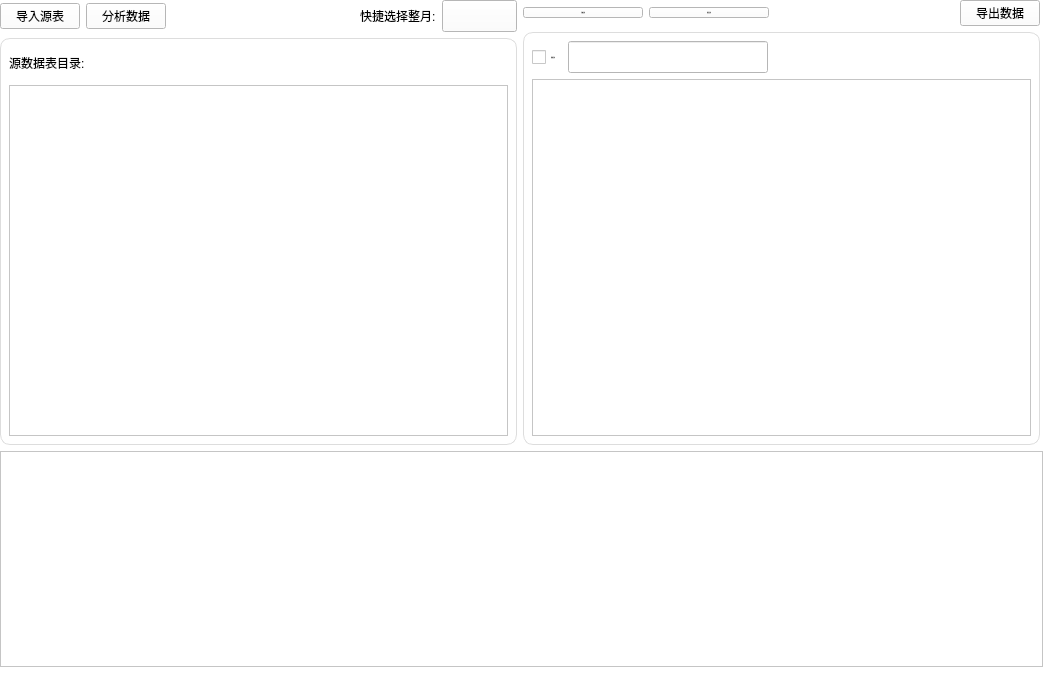
<?xml version="1.0" encoding="UTF-8"?>
<ui version="4.0">
 <class>home_widget</class>
 <widget class="QWidget" name="home_widget">
  <property name="geometry">
   <rect>
    <x>0</x>
    <y>0</y>
    <width>1049</width>
    <height>673</height>
   </rect>
  </property>
  <property name="windowTitle">
   <string>数据导出</string>
  </property>
  <property name="styleSheet">
   <string notr="true">QWidget {
	background-color: #fff;
}</string>
  </property>
  <layout class="QVBoxLayout" name="verticalLayout" stretch="2,1">
   <property name="leftMargin">
    <number>0</number>
   </property>
   <property name="topMargin">
    <number>0</number>
   </property>
   <property name="rightMargin">
    <number>0</number>
   </property>
   <property name="bottomMargin">
    <number>0</number>
   </property>
   <item>
    <layout class="QHBoxLayout" name="horizontalLayout_8">
     <property name="rightMargin">
      <number>9</number>
     </property>
     <item>
      <layout class="QVBoxLayout" name="verticalLayout_5">
       <item>
        <layout class="QHBoxLayout" name="horizontalLayout_6">
         <item>
          <widget class="PrimaryPushButton" name="btn_import">
           <property name="sizePolicy">
            <sizepolicy hsizetype="Minimum" vsizetype="Fixed">
             <horstretch>0</horstretch>
             <verstretch>0</verstretch>
            </sizepolicy>
           </property>
           <property name="styleSheet">
            <string notr="true">PushButton {
    color: black;
    background: rgba(255, 255, 255, 0.7);
    border: 1px solid rgba(0, 0, 0, 0.073);
    border-bottom: 1px solid rgba(0, 0, 0, 0.183);
    border-radius: 5px;
    /* font: 14px 'Segoe UI', 'Microsoft YaHei'; */
    padding: 5px 12px 6px 12px;
    outline: none;
}

PushButton[hasIcon=false] {
    padding: 5px 12px 6px 12px;
}

PushButton[hasIcon=true] {
    padding: 5px 12px 6px 36px;
}

PushButton:hover {
    background: rgba(249, 249, 249, 0.5);
}

PushButton:pressed {
    color: rgba(0, 0, 0, 0.63);
    background: rgba(249, 249, 249, 0.3);
    border-bottom: 1px solid rgba(0, 0, 0, 0.073);
}

PushButton:disabled {
    color: rgba(0, 0, 0, 0.36);
    background: rgba(249, 249, 249, 0.3);
    border: 1px solid rgba(0, 0, 0, 0.06);
    border-bottom: 1px solid rgba(0, 0, 0, 0.06);
}

PrimaryPushButton {
    color: white;
    background-color: #009faa;
    border: 1px solid #00a7b3;
    border-bottom: 1px solid #007780;
}

PrimaryPushButton:hover {
    background-color: #00a7b3;
    border: 1px solid #2daab3;
    border-bottom: 1px solid #007780;
}

PrimaryPushButton:pressed {
    color: rgba(255, 255, 255, 0.63);
    background-color: #3eabb3;
    border: 1px solid #3eabb3;
}</string>
           </property>
           <property name="text">
            <string>导入源表</string>
           </property>
          </widget>
         </item>
         <item>
          <widget class="PrimaryPushButton" name="btn_analyse">
           <property name="sizePolicy">
            <sizepolicy hsizetype="Minimum" vsizetype="Fixed">
             <horstretch>0</horstretch>
             <verstretch>0</verstretch>
            </sizepolicy>
           </property>
           <property name="styleSheet">
            <string notr="true">PushButton {
    color: black;
    background: rgba(255, 255, 255, 0.7);
    border: 1px solid rgba(0, 0, 0, 0.073);
    border-bottom: 1px solid rgba(0, 0, 0, 0.183);
    border-radius: 5px;
    /* font: 14px 'Segoe UI', 'Microsoft YaHei'; */
    padding: 5px 12px 6px 12px;
    outline: none;
}

PushButton[hasIcon=false] {
    padding: 5px 12px 6px 12px;
}

PushButton[hasIcon=true] {
    padding: 5px 12px 6px 36px;
}

PushButton:hover {
    background: rgba(249, 249, 249, 0.5);
}

PushButton:pressed {
    color: rgba(0, 0, 0, 0.63);
    background: rgba(249, 249, 249, 0.3);
    border-bottom: 1px solid rgba(0, 0, 0, 0.073);
}

PushButton:disabled {
    color: rgba(0, 0, 0, 0.36);
    background: rgba(249, 249, 249, 0.3);
    border: 1px solid rgba(0, 0, 0, 0.06);
    border-bottom: 1px solid rgba(0, 0, 0, 0.06);
}

PrimaryPushButton {
    color: white;
    background-color: #009faa;
    border: 1px solid #00a7b3;
    border-bottom: 1px solid #007780;
}

PrimaryPushButton:hover {
    background-color: #00a7b3;
    border: 1px solid #2daab3;
    border-bottom: 1px solid #007780;
}

PrimaryPushButton:pressed {
    color: rgba(255, 255, 255, 0.63);
    background-color: #3eabb3;
    border: 1px solid #3eabb3;
}</string>
           </property>
           <property name="text">
            <string>分析数据</string>
           </property>
          </widget>
         </item>
         <item>
          <spacer name="horizontalSpacer_3">
           <property name="orientation">
            <enum>Qt::Horizontal</enum>
           </property>
           <property name="sizeHint" stdset="0">
            <size>
             <width>40</width>
             <height>20</height>
            </size>
           </property>
          </spacer>
         </item>
         <item>
          <widget class="BodyLabel" name="BodyLabel_6">
           <property name="minimumSize">
            <size>
             <width>0</width>
             <height>32</height>
            </size>
           </property>
           <property name="text">
            <string>快捷选择整月:</string>
           </property>
          </widget>
         </item>
         <item>
          <widget class="ComboBox" name="combo_month">
           <property name="minimumSize">
            <size>
             <width>75</width>
             <height>32</height>
            </size>
           </property>
           <property name="maximumSize">
            <size>
             <width>75</width>
             <height>16777215</height>
            </size>
           </property>
           <property name="font">
            <font>
             <family>Microsoft YaHei</family>
             <pointsize>10</pointsize>
             <bold>false</bold>
            </font>
           </property>
           <property name="toolTip">
            <string>在源数据表所有日期包含的月份中快速选取整月范围</string>
           </property>
           <property name="text">
            <string/>
           </property>
           <property name="checkable">
            <bool>false</bool>
           </property>
           <property name="checked">
            <bool>false</bool>
           </property>
          </widget>
         </item>
        </layout>
       </item>
       <item>
        <widget class="QWidget" name="qwidget1" native="true">
         <property name="font">
          <font>
           <family>Microsoft YaHei</family>
           <pointsize>10</pointsize>
          </font>
         </property>
         <property name="styleSheet">
          <string notr="true">QWidget#qwidget1 {
	border: 1px solid #ddd;
	border-radius: 10px;
} </string>
         </property>
         <layout class="QVBoxLayout" name="verticalLayout_4">
          <item>
           <layout class="QHBoxLayout" name="horizontalLayout">
            <item>
             <widget class="StrongBodyLabel" name="StrongBodyLabel">
              <property name="sizePolicy">
               <sizepolicy hsizetype="Fixed" vsizetype="Preferred">
                <horstretch>0</horstretch>
                <verstretch>0</verstretch>
               </sizepolicy>
              </property>
              <property name="minimumSize">
               <size>
                <width>0</width>
                <height>32</height>
               </size>
              </property>
              <property name="text">
               <string>源数据表目录: </string>
              </property>
             </widget>
            </item>
            <item>
             <widget class="BodyLabel" name="label_data_dir">
              <property name="minimumSize">
               <size>
                <width>0</width>
                <height>32</height>
               </size>
              </property>
              <property name="text">
               <string/>
              </property>
              <property name="textInteractionFlags">
               <set>Qt::LinksAccessibleByMouse|Qt::TextSelectableByMouse</set>
              </property>
             </widget>
            </item>
           </layout>
          </item>
          <item>
           <widget class="ListWidget" name="list_widget_file">
            <property name="font">
             <font>
              <family>Microsoft YaHei</family>
              <pointsize>10</pointsize>
             </font>
            </property>
            <property name="focusPolicy">
             <enum>Qt::StrongFocus</enum>
            </property>
            <property name="styleSheet">
             <string notr="true">ListView,
ListWidget {
    background: #fff;
    outline: none;
    /* border: none; */
	border-top: 1px solid #ddd;
    /* font: 13px 'Segoe UI', 'Microsoft YaHei'; */
    selection-background-color: transparent;
    alternate-background-color: transparent;
    padding-left: 4px;
    padding-right: 4px;
}

ListView::item,
ListWidget::item {
    background: #fff;
    border: 0px;
    padding-left: 11px;
    padding-right: 11px;
    height: 35px;
}


ListView::indicator,
ListWidget::indicator {
    width: 18px;
    height: 18px;
    border-radius: 5px;
    border: 1px solid rgba(0, 0, 0, 0.48);
    background-color: rgba(0, 0, 0, 0.022);
    margin-right: 4px;
}

ListView::indicator:hover,
ListWidget::indicator:hover {
    border: 1px solid rgba(0, 0, 0, 0.56);
    background-color: rgba(0, 0, 0, 0.05);
}

ListView::indicator:pressed,
ListWidget::indicator:pressed {
    border: 1px solid rgba(0, 0, 0, 0.27);
    background-color: rgba(0, 0, 0, 0.12);
}

ListView::indicator:checke,
ListWidget::indicator:checked,
ListView::indicator:indeterminate,
ListWidget::indicator:indeterminate {
    border: 1px solid #009faa;
    background-color: #009faa;
}

ListView::indicator:checked,
ListWidget::indicator:checked {
    image: url(:/qfluentwidgets/images/check_box/Accept_white.svg);
}

ListView::indicator:indeterminate,
ListWidget::indicator:indeterminate {
    image: url(:/qfluentwidgets/images/check_box/PartialAccept_white.svg);
}

ListView::indicator:checked:hove,
ListWidget::indicator:checked:hover,
ListView::indicator:indeterminate:hover,
ListWidget::indicator:indeterminate:hover {
    border: 1px solid #00a7b3;
    background-color: #00a7b3;
}

ListView::indicator:checked:presse,
ListWidget::indicator:checked:pressed,
ListView::indicator:indeterminate:pressed,
ListWidget::indicator:indeterminate:pressed {
    border: 1px solid #3eabb3;
    background-color: #3eabb3;
}

ListView::indicator:disabled,
ListWidget::indicator:disabled {
    border: 1px solid rgba(0, 0, 0, 0.27);
    background-color: transparent;
}

ListView::indicator:checked:disable,
ListWidget::indicator:checked:disabled,
ListView::indicator:indeterminate:disabled,
ListWidget::indicator:indeterminate:disabled {
    border: 1px solid rgb(199, 199, 199);
    background-color: rgb(199, 199, 199);
}</string>
            </property>
            <property name="alternatingRowColors">
             <bool>false</bool>
            </property>
            <property name="selectionMode">
             <enum>QAbstractItemView::NoSelection</enum>
            </property>
            <property name="resizeMode">
             <enum>QListView::Fixed</enum>
            </property>
           </widget>
          </item>
         </layout>
        </widget>
       </item>
      </layout>
     </item>
     <item>
      <layout class="QVBoxLayout" name="verticalLayout_2">
       <item>
        <layout class="QHBoxLayout" name="horizontalLayout_7">
         <item>
          <widget class="CalendarPicker" name="calendar_start">
           <property name="minimumSize">
            <size>
             <width>120</width>
             <height>0</height>
            </size>
           </property>
           <property name="maximumSize">
            <size>
             <width>120</width>
             <height>16777215</height>
            </size>
           </property>
           <property name="font">
            <font>
             <family>Segoe UI</family>
             <pointsize>-1</pointsize>
             <italic>false</italic>
             <bold>false</bold>
            </font>
           </property>
           <property name="toolTip">
            <string>选取导出数据的开始日期 (包含)</string>
           </property>
           <property name="styleSheet">
            <string notr="true">#titleButton {
    font: 14px  'Segoe UI', 'Microsoft YaHei', 'PingFang SC';
    font-weight: 500;
    color: black;
    background-color: transparent;
    border: none;
    margin: 0;
    padding-left: 8px;
    text-align: left;
    border-radius: 5px;
}

#titleButton:hover {
    background-color: rgba(0, 0, 0, 9);
}

#titleButton:pressed {
    background-color: rgba(0, 0, 0, 6);
}

#titleButton:disabled {
    color: rgba(0, 0, 0, 0.4);
}

#weekDayLabel {
    font: 12px  'Segoe UI', 'Microsoft YaHei', 'PingFang SC';
    font-weight: 500;
    color: black;
    background-color: transparent;
    border: none;
    text-align: center;
}

#weekDayGroup {
    background-color: transparent;
}

CalendarViewBase {
    background-color: rgb(255, 255, 255);
    border: 1px solid rgba(0, 0, 0, 0.1);
    border-radius: 8px;
}

ScrollViewBase {
    border: none;
    padding: 0px 1px 0px 1px;
    border-bottom-left-radius: 8px;
    border-bottom-right-radius: 8px;
    border-top: 1px solid rgb(240, 240, 240);
    background-color: transparent;
}

CalendarPicker {
    color: rgba(0, 0, 0, 0.6063);
    background: rgba(255, 255, 255, 0.7);
    border: 1px solid rgba(0, 0, 0, 0.073);
    border-bottom: 1px solid rgba(0, 0, 0, 0.183);
    border-radius: 5px;
    font: 14px  'Segoe UI', 'Microsoft YaHei', 'PingFang SC';
    padding: 5px 32px 6px 12px;
    outline: none;
    text-align: left;
}


CalendarPicker:hover {
    background: rgba(249, 249, 249, 0.5);
}

CalendarPicker:pressed {
    background: rgba(249, 249, 249, 0.3);
    border-bottom: 1px solid rgba(0, 0, 0, 0.073);
}

CalendarPicker:disabled {
    color: rgba(0, 0, 0, 0.36);
    background: rgba(249, 249, 249, 0.3);
    border: 1px solid rgba(0, 0, 0, 0.06);
    border-bottom: 1px solid rgba(0, 0, 0, 0.06);
}

CalendarPicker[hasDate=true] {
    color: black;
}</string>
           </property>
           <property name="text">
            <string>开始日期</string>
           </property>
          </widget>
         </item>
         <item>
          <widget class="CalendarPicker" name="calendar_end">
           <property name="minimumSize">
            <size>
             <width>120</width>
             <height>0</height>
            </size>
           </property>
           <property name="maximumSize">
            <size>
             <width>120</width>
             <height>16777215</height>
            </size>
           </property>
           <property name="font">
            <font>
             <family>Segoe UI</family>
             <pointsize>-1</pointsize>
             <italic>false</italic>
             <bold>false</bold>
            </font>
           </property>
           <property name="toolTip">
            <string>选取导出数据的结束日期 (包含)</string>
           </property>
           <property name="styleSheet">
            <string notr="true">#titleButton {
    font: 14px  'Segoe UI', 'Microsoft YaHei', 'PingFang SC';
    font-weight: 500;
    color: black;
    background-color: transparent;
    border: none;
    margin: 0;
    padding-left: 8px;
    text-align: left;
    border-radius: 5px;
}

#titleButton:hover {
    background-color: rgba(0, 0, 0, 9);
}

#titleButton:pressed {
    background-color: rgba(0, 0, 0, 6);
}

#titleButton:disabled {
    color: rgba(0, 0, 0, 0.4);
}

#weekDayLabel {
    font: 12px  'Segoe UI', 'Microsoft YaHei', 'PingFang SC';
    font-weight: 500;
    color: black;
    background-color: transparent;
    border: none;
    text-align: center;
}

#weekDayGroup {
    background-color: transparent;
}

CalendarViewBase {
    background-color: rgb(255, 255, 255);
    border: 1px solid rgba(0, 0, 0, 0.1);
    border-radius: 8px;
}

ScrollViewBase {
    border: none;
    padding: 0px 1px 0px 1px;
    border-bottom-left-radius: 8px;
    border-bottom-right-radius: 8px;
    border-top: 1px solid rgb(240, 240, 240);
    background-color: transparent;
}

CalendarPicker {
    color: rgba(0, 0, 0, 0.6063);
    background: rgba(255, 255, 255, 0.7);
    border: 1px solid rgba(0, 0, 0, 0.073);
    border-bottom: 1px solid rgba(0, 0, 0, 0.183);
    border-radius: 5px;
    font: 14px  'Segoe UI', 'Microsoft YaHei', 'PingFang SC';
    padding: 5px 32px 6px 12px;
    outline: none;
    text-align: left;
}


CalendarPicker:hover {
    background: rgba(249, 249, 249, 0.5);
}

CalendarPicker:pressed {
    background: rgba(249, 249, 249, 0.3);
    border-bottom: 1px solid rgba(0, 0, 0, 0.073);
}

CalendarPicker:disabled {
    color: rgba(0, 0, 0, 0.36);
    background: rgba(249, 249, 249, 0.3);
    border: 1px solid rgba(0, 0, 0, 0.06);
    border-bottom: 1px solid rgba(0, 0, 0, 0.06);
}

CalendarPicker[hasDate=true] {
    color: black;
}</string>
           </property>
           <property name="text">
            <string>结束日期</string>
           </property>
          </widget>
         </item>
         <item>
          <spacer name="horizontalSpacer_4">
           <property name="orientation">
            <enum>Qt::Horizontal</enum>
           </property>
           <property name="sizeHint" stdset="0">
            <size>
             <width>40</width>
             <height>20</height>
            </size>
           </property>
          </spacer>
         </item>
         <item>
          <widget class="PrimaryPushButton" name="btn_export">
           <property name="sizePolicy">
            <sizepolicy hsizetype="Minimum" vsizetype="Fixed">
             <horstretch>0</horstretch>
             <verstretch>0</verstretch>
            </sizepolicy>
           </property>
           <property name="styleSheet">
            <string notr="true">PushButton {
    color: black;
    background: rgba(255, 255, 255, 0.7);
    border: 1px solid rgba(0, 0, 0, 0.073);
    border-bottom: 1px solid rgba(0, 0, 0, 0.183);
    border-radius: 5px;
    /* font: 14px 'Segoe UI', 'Microsoft YaHei'; */
    padding: 5px 12px 6px 12px;
    outline: none;
}

PushButton[hasIcon=false] {
    padding: 5px 12px 6px 12px;
}

PushButton[hasIcon=true] {
    padding: 5px 12px 6px 36px;
}

PushButton:hover {
    background: rgba(249, 249, 249, 0.5);
}

PushButton:pressed {
    color: rgba(0, 0, 0, 0.63);
    background: rgba(249, 249, 249, 0.3);
    border-bottom: 1px solid rgba(0, 0, 0, 0.073);
}

PushButton:disabled {
    color: rgba(0, 0, 0, 0.36);
    background: rgba(249, 249, 249, 0.3);
    border: 1px solid rgba(0, 0, 0, 0.06);
    border-bottom: 1px solid rgba(0, 0, 0, 0.06);
}

PrimaryPushButton {
    color: white;
    background-color: #009faa;
    border: 1px solid #00a7b3;
    border-bottom: 1px solid #007780;
}

PrimaryPushButton:hover {
    background-color: #00a7b3;
    border: 1px solid #2daab3;
    border-bottom: 1px solid #007780;
}

PrimaryPushButton:pressed {
    color: rgba(255, 255, 255, 0.63);
    background-color: #3eabb3;
    border: 1px solid #3eabb3;
}</string>
           </property>
           <property name="text">
            <string>导出数据</string>
           </property>
          </widget>
         </item>
        </layout>
       </item>
       <item>
        <widget class="QWidget" name="qwidget2" native="true">
         <property name="font">
          <font>
           <family>Microsoft YaHei</family>
           <pointsize>10</pointsize>
          </font>
         </property>
         <property name="styleSheet">
          <string notr="true">QWidget#qwidget2 {
	border: 1px solid #ddd;
	border-radius: 10px;
} </string>
         </property>
         <layout class="QVBoxLayout" name="verticalLayout_3">
          <item>
           <widget class="QWidget" name="widget_2" native="true">
            <layout class="QHBoxLayout" name="horizontalLayout_9">
             <property name="leftMargin">
              <number>0</number>
             </property>
             <property name="topMargin">
              <number>0</number>
             </property>
             <property name="rightMargin">
              <number>0</number>
             </property>
             <property name="bottomMargin">
              <number>0</number>
             </property>
             <item>
              <widget class="CheckBox" name="check_box_select_all">
               <property name="minimumSize">
                <size>
                 <width>29</width>
                 <height>22</height>
                </size>
               </property>
               <property name="font">
                <font>
                 <family>Segoe UI</family>
                 <pointsize>-1</pointsize>
                 <italic>false</italic>
                 <bold>false</bold>
                </font>
               </property>
               <property name="text">
                <string>选择全部</string>
               </property>
              </widget>
             </item>
             <item>
              <widget class="SearchLineEdit" name="line_edit_search">
               <property name="minimumSize">
                <size>
                 <width>120</width>
                 <height>32</height>
                </size>
               </property>
               <property name="maximumSize">
                <size>
                 <width>200</width>
                 <height>32</height>
                </size>
               </property>
               <property name="font">
                <font>
                 <family>Microsoft YaHei</family>
                 <pointsize>10</pointsize>
                 <bold>false</bold>
                </font>
               </property>
              </widget>
             </item>
             <item>
              <spacer name="horizontalSpacer_2">
               <property name="orientation">
                <enum>Qt::Horizontal</enum>
               </property>
               <property name="sizeHint" stdset="0">
                <size>
                 <width>40</width>
                 <height>20</height>
                </size>
               </property>
              </spacer>
             </item>
            </layout>
           </widget>
          </item>
          <item>
           <widget class="ListWidget" name="list_widget_company">
            <property name="font">
             <font>
              <family>Microsoft YaHei</family>
              <pointsize>10</pointsize>
             </font>
            </property>
            <property name="styleSheet">
             <string notr="true">ListView,
ListWidget {
    background: transparent;
    outline: none;
    /* border: none; */
	border-top: 1px solid #ddd;
    /* font: 13px 'Segoe UI', 'Microsoft YaHei'; */
    selection-background-color: transparent;
    alternate-background-color: transparent;
    padding-left: 4px;
    padding-right: 4px;
}

ListView::item,
ListWidget::item {
    background: transparent;
    border: 0px;
    padding-left: 11px;
    padding-right: 11px;
    height: 35px;
}


ListView::indicator,
ListWidget::indicator {
    width: 18px;
    height: 18px;
    border-radius: 5px;
    border: 1px solid rgba(0, 0, 0, 0.48);
    background-color: rgba(0, 0, 0, 0.022);
    margin-right: 4px;
}

ListView::indicator:hover,
ListWidget::indicator:hover {
    border: 1px solid rgba(0, 0, 0, 0.56);
    background-color: rgba(0, 0, 0, 0.05);
}

ListView::indicator:pressed,
ListWidget::indicator:pressed {
    border: 1px solid rgba(0, 0, 0, 0.27);
    background-color: rgba(0, 0, 0, 0.12);
}

ListView::indicator:checke,
ListWidget::indicator:checked,
ListView::indicator:indeterminate,
ListWidget::indicator:indeterminate {
    border: 1px solid #009faa;
    background-color: #009faa;
}

ListView::indicator:checked,
ListWidget::indicator:checked {
    image: url(:/qfluentwidgets/images/check_box/Accept_white.svg);
}

ListView::indicator:indeterminate,
ListWidget::indicator:indeterminate {
    image: url(:/qfluentwidgets/images/check_box/PartialAccept_white.svg);
}

ListView::indicator:checked:hove,
ListWidget::indicator:checked:hover,
ListView::indicator:indeterminate:hover,
ListWidget::indicator:indeterminate:hover {
    border: 1px solid #00a7b3;
    background-color: #00a7b3;
}

ListView::indicator:checked:presse,
ListWidget::indicator:checked:pressed,
ListView::indicator:indeterminate:pressed,
ListWidget::indicator:indeterminate:pressed {
    border: 1px solid #3eabb3;
    background-color: #3eabb3;
}

ListView::indicator:disabled,
ListWidget::indicator:disabled {
    border: 1px solid rgba(0, 0, 0, 0.27);
    background-color: transparent;
}

ListView::indicator:checked:disable,
ListWidget::indicator:checked:disabled,
ListView::indicator:indeterminate:disabled,
ListWidget::indicator:indeterminate:disabled {
    border: 1px solid rgb(199, 199, 199);
    background-color: rgb(199, 199, 199);
}</string>
            </property>
            <property name="alternatingRowColors">
             <bool>false</bool>
            </property>
            <property name="selectionMode">
             <enum>QAbstractItemView::ExtendedSelection</enum>
            </property>
           </widget>
          </item>
         </layout>
        </widget>
       </item>
      </layout>
     </item>
    </layout>
   </item>
   <item>
    <layout class="QHBoxLayout" name="horizontalLayout_2">
     <property name="rightMargin">
      <number>6</number>
     </property>
     <property name="bottomMargin">
      <number>6</number>
     </property>
     <item>
      <widget class="TextEdit" name="text_log">
       <property name="styleSheet">
        <string notr="true">LineEdit, TextEdit, PlainTextEdit {
    color: black;
    background-color: #fff;
    border: 1px solid #ddd;
    /* font: 14px &quot;Segoe UI&quot;, &quot;Microsoft YaHei&quot;; */
    padding: 0px 10px;
    selection-background-color: #00a7b3;
}

TextEdit,
PlainTextEdit {
    padding: 0px 0px 0px 10px;
}</string>
       </property>
       <property name="readOnly">
        <bool>true</bool>
       </property>
       <property name="html">
        <string>&lt;!DOCTYPE HTML PUBLIC &quot;-//W3C//DTD HTML 4.0//EN&quot; &quot;http://www.w3.org/TR/REC-html40/strict.dtd&quot;&gt;
&lt;html&gt;&lt;head&gt;&lt;meta name=&quot;qrichtext&quot; content=&quot;1&quot; /&gt;&lt;meta charset=&quot;utf-8&quot; /&gt;&lt;style type=&quot;text/css&quot;&gt;
p, li { white-space: pre-wrap; }
hr { height: 1px; border-width: 0; }
li.unchecked::marker { content: &quot;\2610&quot;; }
li.checked::marker { content: &quot;\2612&quot;; }
&lt;/style&gt;&lt;/head&gt;&lt;body style=&quot; font-family:'Segoe UI','Microsoft YaHei','PingFang SC'; font-size:14px; font-weight:400; font-style:normal;&quot;&gt;
&lt;p style=&quot;-qt-paragraph-type:empty; margin-top:0px; margin-bottom:0px; margin-left:0px; margin-right:0px; -qt-block-indent:0; text-indent:0px;&quot;&gt;&lt;br /&gt;&lt;/p&gt;&lt;/body&gt;&lt;/html&gt;</string>
       </property>
      </widget>
     </item>
    </layout>
   </item>
  </layout>
 </widget>
 <customwidgets>
  <customwidget>
   <class>CheckBox</class>
   <extends>QCheckBox</extends>
   <header>qfluentwidgets</header>
  </customwidget>
  <customwidget>
   <class>ComboBox</class>
   <extends>QPushButton</extends>
   <header>qfluentwidgets</header>
  </customwidget>
  <customwidget>
   <class>PushButton</class>
   <extends>QPushButton</extends>
   <header>qfluentwidgets</header>
  </customwidget>
  <customwidget>
   <class>PrimaryPushButton</class>
   <extends>PushButton</extends>
   <header>qfluentwidgets</header>
  </customwidget>
  <customwidget>
   <class>CalendarPicker</class>
   <extends>QPushButton</extends>
   <header>qfluentwidgets</header>
  </customwidget>
  <customwidget>
   <class>BodyLabel</class>
   <extends>QLabel</extends>
   <header>qfluentwidgets</header>
  </customwidget>
  <customwidget>
   <class>StrongBodyLabel</class>
   <extends>QLabel</extends>
   <header>qfluentwidgets</header>
  </customwidget>
  <customwidget>
   <class>LineEdit</class>
   <extends>QLineEdit</extends>
   <header>qfluentwidgets</header>
  </customwidget>
  <customwidget>
   <class>SearchLineEdit</class>
   <extends>LineEdit</extends>
   <header>qfluentwidgets</header>
  </customwidget>
  <customwidget>
   <class>TextEdit</class>
   <extends>QTextEdit</extends>
   <header>qfluentwidgets</header>
  </customwidget>
  <customwidget>
   <class>ListWidget</class>
   <extends>QListWidget</extends>
   <header>qfluentwidgets</header>
  </customwidget>
 </customwidgets>
 <resources/>
 <connections/>
</ui>
